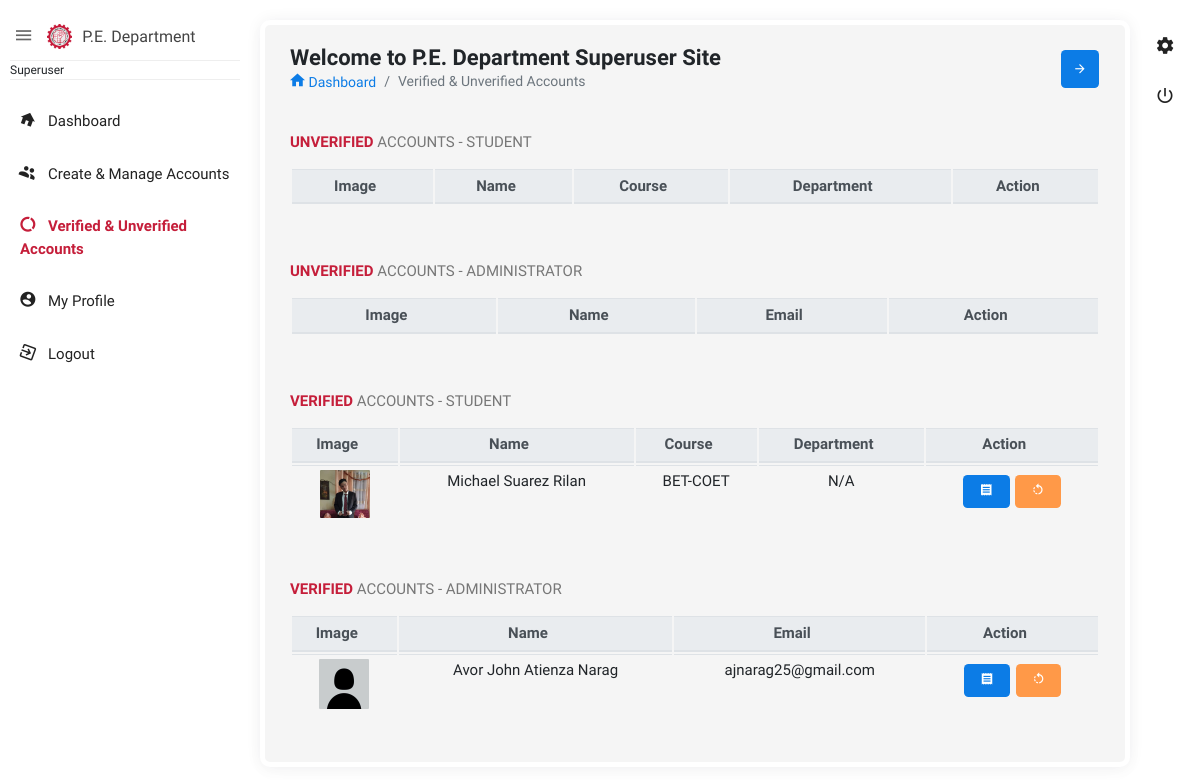
Before: /admin/super_user/_verifyunverify.php with the older database file.
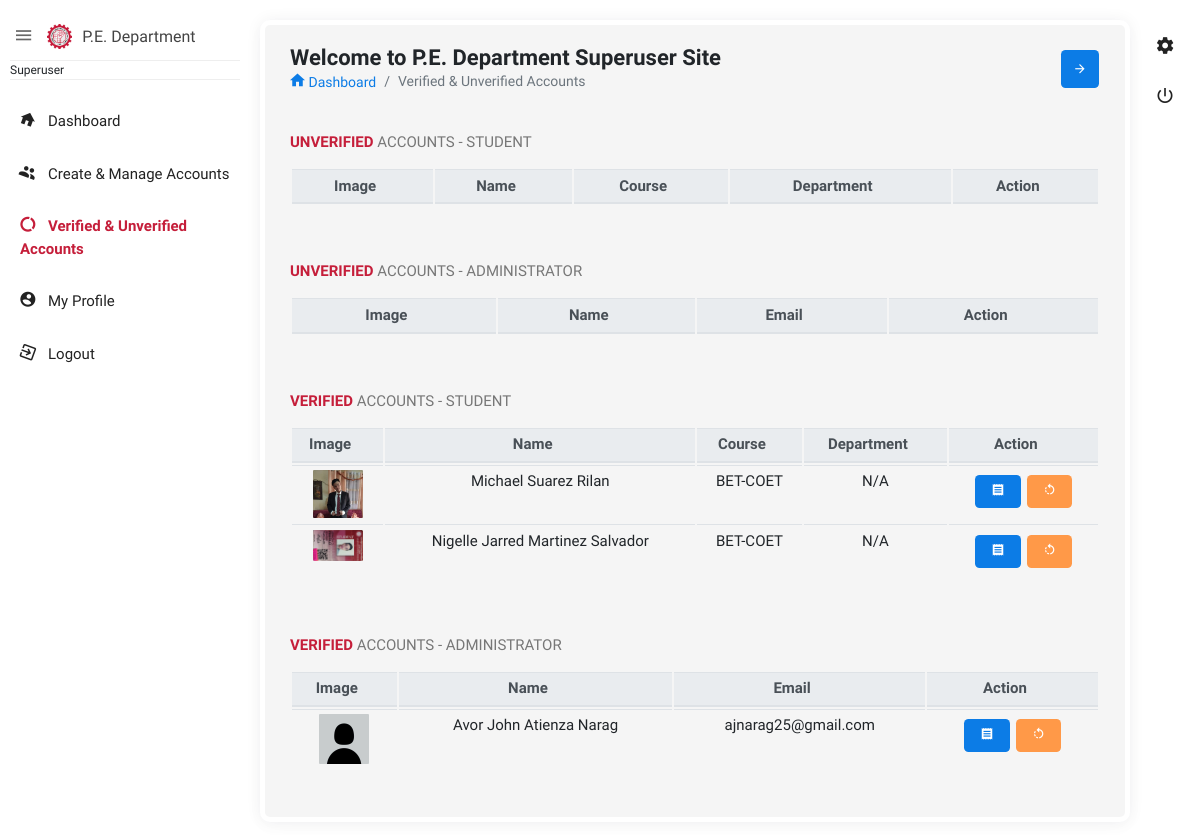
After: the same page with the newer database file.
### tables this page shows
CREATE TABLE `registration` (
  `id` int(11) NOT NULL,
  `firstname` varchar(100) NOT NULL,
  `middlename` varchar(100) NOT NULL,
  `lastname` varchar(100) NOT NULL,
  `email` varchar(100) NOT NULL,
  `contact` varchar(100) NOT NULL,
  `gender` varchar(100) NOT NULL,
  `course` varchar(100) NOT NULL,
  `department` varchar(100) NOT NULL,
  `image` text NOT NULL,
  `password` varchar(100) NOT NULL,
  `qr` text NOT NULL,
  `users` varchar(100) NOT NULL,
  `otp` int(11) NOT NULL,
  `id_no` varchar(20) DEFAULT NULL,
  `qr_path` varchar(300) DEFAULT NULL,
  `status` varchar(100) NOT NULL,
  `dt_log` datetime DEFAULT current_timestamp()
);

### admin/super_user/_verifyunverify.php (the view, shortened to what the changed rows need)
<?php
    include('connection.php');
?>
<!doctype html>
<html class="no-js " lang="en">
<head>
<link rel="stylesheet" href="assets/plugins/bootstrap/css/bootstrap.min.css">
<link rel="stylesheet" href="assets/plugins/fullcalendar/fullcalendar.min.css">
<link rel="stylesheet" href="assets/plugins/bootstrap-select/css/bootstrap-select.css" />
<link href="assets/plugins/bootstrap-material-datetimepicker/css/bootstrap-material-datetimepicker.css" rel="stylesheet" />
<link rel="stylesheet" href="assets/plugins/bootstrap-tagsinput/bootstrap-tagsinput.css">
<link href="assets/plugins/bootstrap-select/css/bootstrap-select.css" rel="stylesheet" />
<link rel="stylesheet" href="assets/plugins/jquery-datatable/dataTables.bootstrap4.min.css">
<link rel="stylesheet" href="assets/css/style.min.css">
<link rel="stylesheet" href="assets/plugins/sweetalert/sweetalert.css"/>
</head>
<body class="theme-blush">
<section class="content">
    <div class="body_scroll">
        <div class="block-header">
            <div class="row">
                <div class="col-lg-7 col-md-6 col-sm-12">
                    <h2>Welcome to P.E. Department Superuser Site</h2>
                </div>
            </div>
        </div>
        <div class="container-fluid">
            <div class="row clearfix">
                <div class="col-sm-12 col-md-12 col-lg-12">
                    <div class="card">
                        <div class="header">
                            <h2><strong>Unverified</strong> Accounts - Student</h2>
                        </div>
                        <div class="table-responsive" style="text-align: center;">
                            <table class="table table-hover js-basic-example dataTable table-sm " id="table1">
                                <thead class="thead-light">
                                    <tr>
                                        <th>Image</th>
                                        <th>Name</th>
                                        <th>Course</th>
                                        <th>Department</th>
                                        <th>Action</th>
                                    </tr>
                                </thead>
                            </table>
                        </div>
                    </div>
                    <div class="card">
                        <div class="header">
                            <h2><strong>Unverified</strong> Accounts - Administrator</h2>
                        </div>
                        <div class="table-responsive" style="text-align: center;">
                            <table class="table table-hover js-basic-example dataTable table-sm " id="table1">
                                <thead class="thead-light">
                                    <tr>
                                        <th>Image</th>
                                        <th>Name</th>
                                        <th>Email</th>
                                        <th>Action</th>
                                    </tr>
                                </thead>
                            </table>
                        </div>
                    </div>
                    <div class="card">
                        <div class="header">
                            <h2><strong>Verified</strong> Accounts - Student</h2>
                        </div>
                        <div class="table-responsive" style="text-align: center;">
                            <table class="table table-hover js-basic-example dataTable table-sm " id="table1">
                                <thead class="thead-light">
                                    <tr>
                                        <th>Image</th>
                                        <th>Name</th>
                                        <th>Course</th>
                                        <th>Department</th>
                                        <th>Action</th>
                                    </tr>
                                </thead>
                                <tbody>
                                    <?php
                                        $query = "SELECT * FROM registration WHERE status='VERIFIED'";
                                        $result = mysqli_query($conn, $query);
                                        while ($row = mysqli_fetch_array($result)) {
                                    ?>
                                    <tr>
                                        <td><img src="../../<?php echo $row['image'] ?>" width="50px" alt=""></td>
                                        <td><?php echo $row['firstname'] ?> <?php echo $row['middlename'] ?> <?php echo $row['lastname'] ?></td>
                                        <td><?php echo $row['course'] ?></td>
                                        <td><?php echo $row['department'] ?></td>
                                        <td>
                                            <button class="btn btn-primary" data-toggle="modal" data-bs-toggle="tooltip" data-bs-placement="top" title="Account Details" data-target="#accdetails<?php echo $row['id'] ?>"><i class="zmdi zmdi-receipt"></i> </button>
                                            <button class="btn btn-warning" data-toggle="modal" data-bs-toggle="tooltip" data-bs-placement="top" title="Unverify Account" data-target="#delete<?php echo $row['id'] ?>"><i class="zmdi zmdi-rotate-left"></i>  </button>
                                        </td>
                                    </tr>
                                    <?php } ?>
                                </tbody>
                            </table>
                        </div>
                    </div>
                    <div class="card">
                        <div class="header">
                            <h2><strong>Verified</strong> Accounts - Administrator</h2>
                        </div>
                        <div class="table-responsive" style="text-align: center;">
                            <table class="table table-hover js-basic-example dataTable table-sm " id="table1">
                                <thead class="thead-light">
                                    <tr>
                                        <th>Image</th>
                                        <th>Name</th>
                                        <th>Email</th>
                                        <th>Action</th>
                                    </tr>
                                </thead>
                                <tbody>
                                    <?php
                                        $query = "SELECT * FROM admin WHERE acc_status='VERIFIED'";
                                        $result = mysqli_query($conn, $query);
                                        while ($row = mysqli_fetch_array($result)) {
                                    ?>
                                    <tr>
                                        <td><img src="../<?php echo $row['image'] ?>" width="50px" alt=""></td>
                                        <td><?php echo $row['firstname'] ?> <?php echo $row['middlename'] ?> <?php echo $row['lastname'] ?></td>
                                        <td><?php echo $row['email'] ?></td>
                                        <td>
                                            <button class="btn btn-primary" data-toggle="modal" data-bs-toggle="tooltip" data-bs-placement="top" title="Account Details" data-target="#accdetails<?php echo $row['id'] ?>"><i class="zmdi zmdi-receipt"></i> </button>
                                            <button class="btn btn-warning" data-toggle="modal" data-bs-toggle="tooltip" data-bs-placement="top" title="Unverify Account" data-target="#delete<?php echo $row['id'] ?>"><i class="zmdi zmdi-rotate-left"></i>  </button>
                                        </td>
                                    </tr>
                                    <?php } ?>
                                </tbody>
                            </table>
                        </div>
                    </div>
                </div>
            </div>
        </div>
    </div>
</section>
</body>
</html>

Changed rows visible on the page:
added registration: image (picture), firstname "Nigelle Jarred", middlename "Martinez", lastname "Salvador", course "BET-COET", department "N/A"
